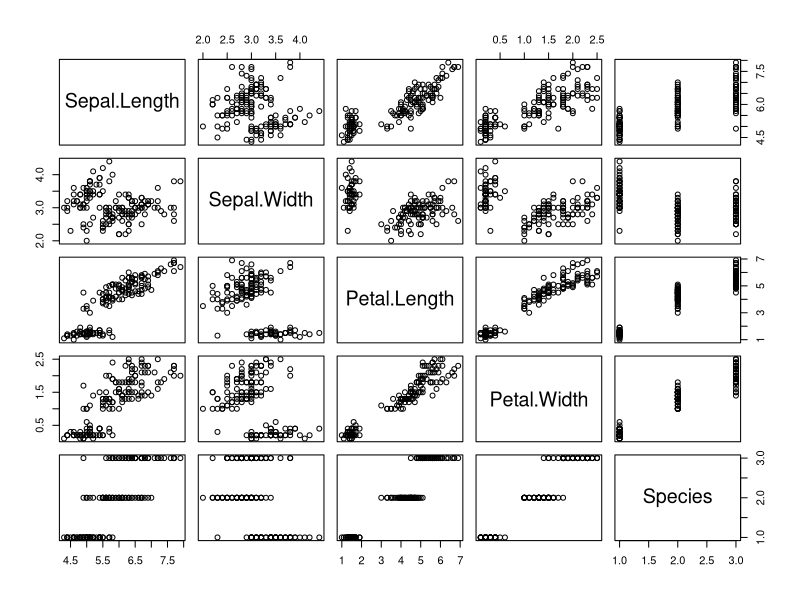
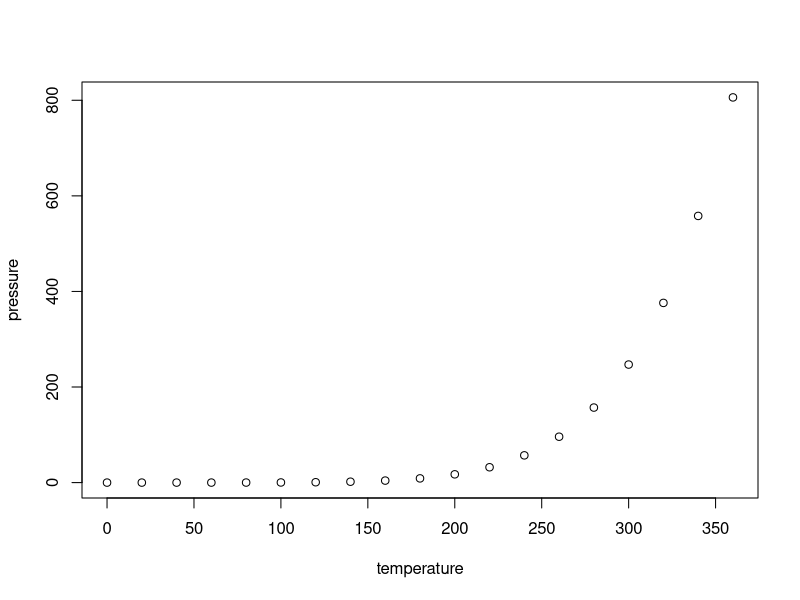

Here is the R script that generated these plots, in order:
## ---- chunk 1
knitr::opts_chunk$set(echo = TRUE)
## ---- chunk 2
plot(iris)
## ---- chunk 3
plot(pressure)
